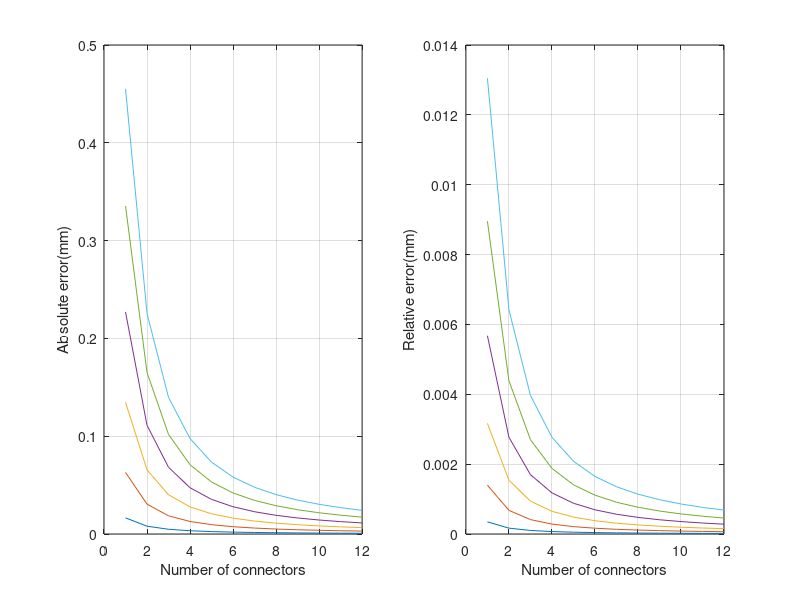

The MATLAB source for this figure:
clear;clc;
%% Parameter Define
%%%%%%%%%%%%%%%%%%%%%%%%%%%%%%%%%%%%%%%%%%%%%%%%%%%%%%%%%%%%%%%%%%%%%%%%%%%
% Sr: the arc length of the bending curve                                 %
% r:  the distance between the central axis of the cable guiding hole on  %
%     the connector and the central axis of the connector                 %
% d:  the thickness of the cross-shaped sheet                             %
% R1: the radius of the bending curve                                     %
% l1: the ideal length of the driving cable 1 between the bottom plane    %
%     of the upper connector and the top plane of the lower connector     %
% Ea: the absolute error                                                  %
% Er: the relative error                                                  %
%%%%%%%%%%%%%%%%%%%%%%%%%%%%%%%%%%%%%%%%%%%%%%%%%%%%%%%%%%%%%%%%%%%%%%%%%%% 
length_mm=100;
Sr=0.5*length_mm; 
r=0.14*length_mm; 
d=0.015*length_mm; 
%% Assumption Calculation
for n=1:1:12 % Assume the number of the connectors is n
    for i = 1:1:6
        alpha1=i*10*pi/180;
        R1=Sr/alpha1; 
        S1=(R1-r)*alpha1; 
        l1=2*(n+1)*(R1-r)*sin( ...
            alpha1/(2*(n+1)))-(n+1)*((n*d/(n+1))/sin((pi-alpha1/(n+1))/2 ...
            )-n*d/(n+1));
        % calculate absolute error
        E(i).Ea(n,1) = S1-l1; 
        %E(i).Ea(n,2) = n;
        % calculate relative error 
        E(i).Er(n,1) = (E(i).Ea(n,1)/l1);  
        %E(i).Er(n,2) = n;
    end
end
%% Figure Plot
figure;
subplot(1,2,1);
for i = 1:1:6
    plot(E(i).Ea);
    hold on;
end
xlabel('Number of connectors');
ylabel('Absolute error(mm)');
grid on;
subplot(1,2,2);
for i = 1:1:6
    plot(E(i).Er);
    hold on;
end
xlabel('Number of connectors');
ylabel('Relative error(mm)');
grid on;
    
